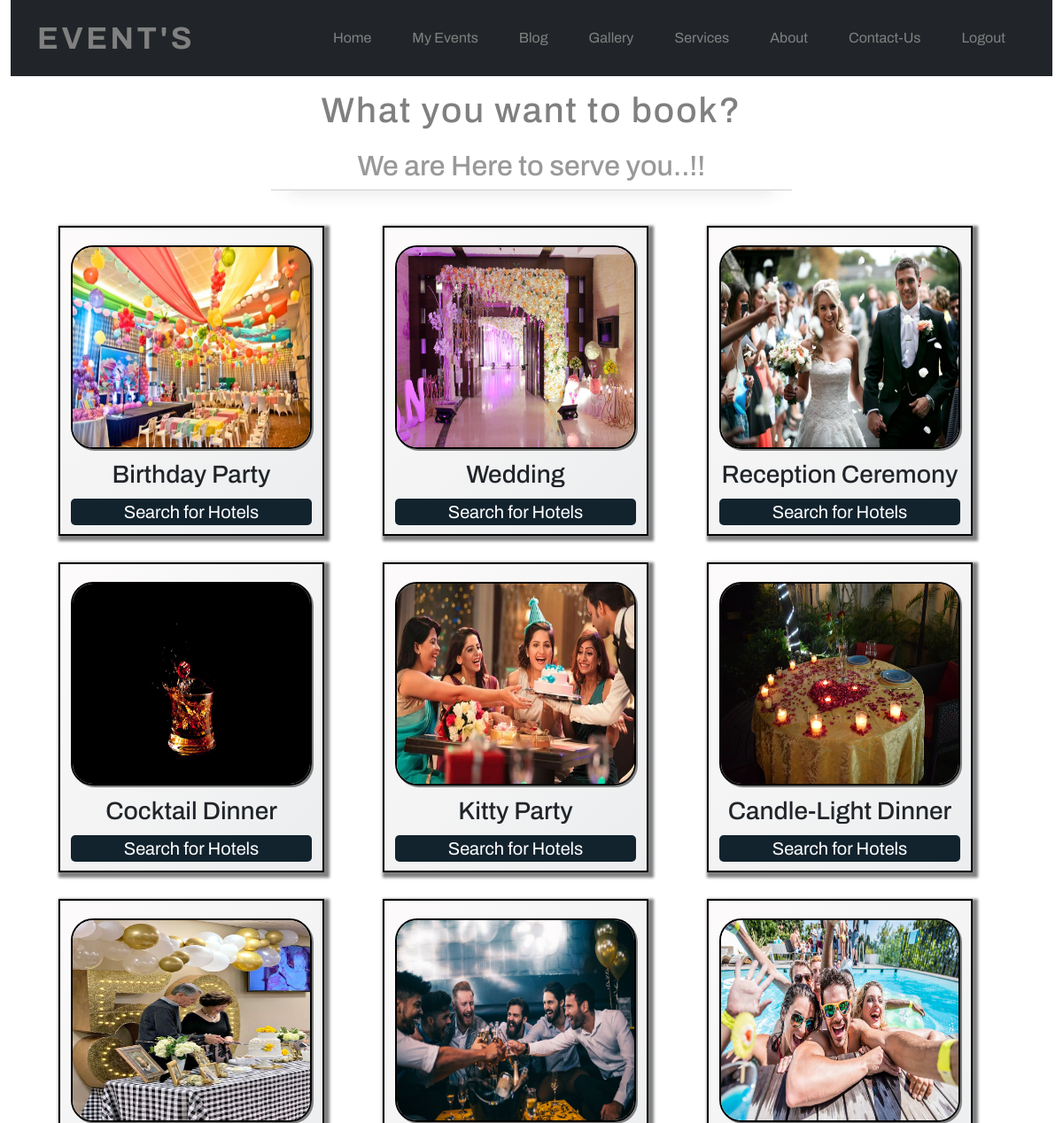
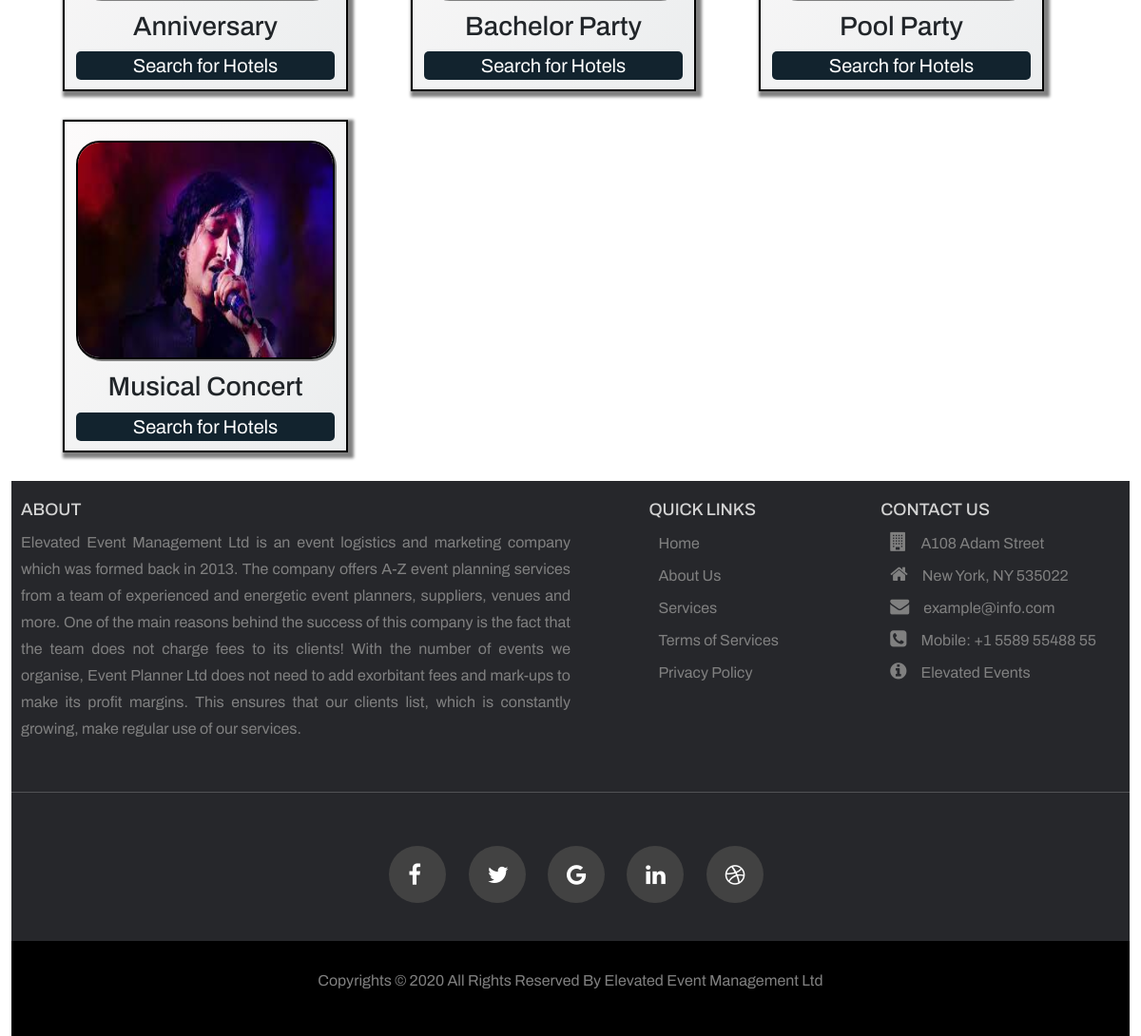
The page /Home/ on the database its author committed (2 pictures, top to bottom).
### app/models.py (models this page shows, shortened)
class Event(models.Model):
    event_id = models.IntegerField(unique=True)
    event_name = models.CharField(max_length=500)
    image = models.ImageField(upload_to='event/static/EventImages/')

### app/views.py (the view)
# urls.py: path('Home/', HomePageView, name="home"),
def HomePageView(request):
    events = Event.objects.all()
    context = {'events': events }
    return render(request, 'home.html',context=context)

### app/templates/home.html (shortened to what this page needs)
<!DOCTYPE html>
<html lang="en">
<head>
    <link rel="stylesheet" href="../static/Style/AfterLogin.css">
    <link rel="stylesheet" href="../static/css/bootstrap.min.css">
    <link rel="stylesheet" href="https://stackpath.bootstrapcdn.com/font-awesome/4.7.0/css/font-awesome.min.css">
    <link rel="stylesheet" href="../static/Style/indexFooter.css">
</head>
<body>
    <div class="container-fluid">
        <nav class="navbar navbar-expand-lg bg-dark nav1">
            <div class="container">
                <a class="navbar-brand title" href="#">Event's</a>
                <div class="collapse navbar-collapse" id="navbarSupportedContent">
                    <ul class="navbar-nav mr-auto w-100 justify-content-end">
                        <li class="nav-item active li-link">
                            <a class="nav-link li-link" href="/Home/">Home</a>
                        </li>
                        <li class="nav-item">
                            <a class="nav-link li-link" href="/MyEvents/">My Events</a>
                        </li>
                        <li class="nav-item">
                            <a class="nav-link li-link" href="/Blog/">Blog</a>
                        </li>
                        <li class="nav-item">
                            <a class="nav-link li-link" href="/Gallery/">Gallery</a>
                        </li>
                        <li class="nav-item">
                            <a class="nav-link li-link" href="/Services/">Services</a>
                        </li>
                        <li class="nav-item">
                            <a class="nav-link li-link" href="/About/">About</a>
                        </li>
                        <li class="nav-item">
                            <a class="nav-link li-link" href="/ContactUs/">Contact-Us</a>
                        </li>
                        <li class="nav-item">
                            <a class="nav-link li-link" href="/Logout/">Logout</a>
                        </li>
                    </ul>
                </div>
            </div>
        </nav>
        <div class="heading-2">
            <h1>What you want to book?</h1>
            <h2>We are Here to serve you..!!</h2>
            <hr id="hr-1">
        </div>
        <div class="row ">
            {% for event in events %}
            <div class="col-lg-3 col-md-5 col-sm-5 col-12 section-1">
                <img src="../static/{{ event.image }}" alt="">
                <h3>{{ event.event_name }}</h3>
                <a href="../venues/{{ event.id }}/" class="link-hotel">Search for Hotels</a>
            </div>
            {% endfor %}
        </div>
        <footer>
            <section class="sec-1">
                <section class="about">
                    <h2>About</h2>
                    <p>Elevated Event Management Ltd is an event logistics and marketing company which was formed
                        back
                        in 2013. The
                        company offers A-Z event planning services from a team of experienced and energetic event
                        planners, suppliers, venues and more. One of the main reasons behind the success of this
                        company
                        is the fact that the team does not charge fees to its clients! With the number of events
                        we organise, Event Planner Ltd does not need to add exorbitant fees and mark-ups to make its
                        profit margins. This ensures that our clients list, which is constantly growing, make
                        regular
                        use of our services.</p>
                </section>
                <section class="link2">
                    <h2 class="quick-1">Quick Links</h2>
                    <ul>
                        <li><a href="/Home/">Home</a></li>
                        <li><a href="/About/">About Us</a></li>
                        <li><a href="/Services/">Services</a></li>
                        <li><a href="/termsofservices/">Terms of Services</a></li>
                        <li><a href="/privacypolicy/">Privacy Policy</a></li>
                    </ul>
                </section>
                <section class="link3">
                    <h2 class="quick-2">Contact Us</h2>
                    <ul>
                        <li><i class="fa fa-building"></i><span>A108 Adam Street</span></li>
                        <li><i class="fa fa-home"></i><span>New York, NY 535022</span></li>
                        <li><i class="fa fa-envelope"></i><span><a
                                    href="mailto:example@info.com">example@info.com</a></span></li>
                        <li><i class="fa fa-phone-square"></i><span><a href="tel:+1 5589 55488 55">Mobile: +1 5589 55488
                                    55</a></span></li>
                        <li><i class="fa fa-info-circle"></i><a href="#">Elevated Events</a></li>
                    </ul>
                </section>
            </section>
            <hr width="100%" noshade>
            <section class="sec-3">
                <ul>
                    <li><a href="#"><i class="fa fa-facebook"></i></a></li>
                    <li><a href="#"><i class="fa fa-twitter"></i></a></li>
                    <li><a href="#"><i class="fa fa-google"></i></a></li>
                    <li><a href="#"><i class="fa fa-linkedin"></i></a></li>
                    <li><a href="#"><i class="fa fa-dribbble"></i></a></li>
                </ul>
            </section>
            <section class="sec-4">
                <p>
                    Copyrights &copy 2020 All Rights Reserved By
                    <a href="#">Elevated Event Management Ltd</a>
                </p>
            </section>
        </footer>
    </div>
</body>
</html>

### app/static/Style/AfterLogin.css (style rules this page uses)
* { padding: 0; margin: 0; box-sizing: border-box; font-family: 'Archivo', sans-serif; }
a.title { font-weight: bold; text-transform: uppercase; color: gray; font-size: 35px; letter-spacing: 3.5px; }
.navbar ul li { margin: 15px; }
.navbar ul li .li-link { position: relative; color: grey; }
.navbar ul li .li-link:before { content: ""; position: absolute; width: 0; height: 2px; bottom: 0; right: 0; background-color: white; visibility: hidden; transition: all 0.3s ease-in-out; }
.heading-2 h1, .heading-2 h2 { color: gray; text-align: center; }
.heading-2 h1 { margin-top: 15px; margin-bottom: 20px; letter-spacing: 2px; }
.row img { width: 100%; height: 230px; border-radius: 25px; border: 2px solid black; box-shadow: 2px 2px gray; margin-top: 20px; }
.row .section-1 { border: 2px solid black; box-shadow: 3px 3px 3px 3px grey; background: linear-gradient(136deg, #fdfbfb, #ebedee); margin-left: 5.5%; margin-top: 30px; }
.row .section-1 h3 { text-align: center; margin-top: 12px; margin-bottom: 10px; }
.row .section-1 a { text-decoration: none; outline: none; width: 100%; background-color: #12232E; color: white; display: block; font-size: 20px; text-align: center; margin-bottom: 10px; border-radius: 5px; }
#hr-1 { border: none; height: 30px; width: 50%; height: 50px; margin-top: 0; border-bottom: 1px solid #1f1209; box-shadow: 0 20px 20px -20px #333; margin: -50px auto 10px; }

### app/static/Style/indexFooter.css (style rules this page uses)
* { margin: 0; padding: 0; box-sizing: border-box; }
footer { margin-top: 30px; width: 100%; background-color: #26272b; }
.sec-1 { display: flex; flex-direction: row; justify-content: space-between; padding: 20px 10px; }
.about { width: 50%; }
.sec-1 h2 { font-size: 18px; color: lightgray; text-transform: uppercase; }
.about p { text-align: justify; color: grey; line-height: 28px; margin-top: 10px; }
.sec-1 ul { list-style: none; }
.sec-1 ul li { padding: 5px; margin-right: 20px; }
.sec-1 a { text-decoration: none; color: grey; }
.sec-1 span { color: grey; }
.sec-1 i { color: grey; font-size: 20px; }
.link3 i { margin-right: 15px; }
.quick-1, .quick-2 { margin-left: 27px; }
hr { opacity: .2; color: white; }
.sec-3 { display: flex; justify-content: center; padding: 20px; }
.sec-3 ul { list-style: none; margin: 20px; }
.sec-3 ul li { display: inline-block; width: 60px; height: 60px; border-radius: 50%; background-color: #424242; padding: 20px; margin-right: 20px; }
.sec-3 ul li i { color: white; font-size: 24px; line-height: 20px; text-align: center; }
.sec-4 { display: flex; justify-content: center; background-color: black; padding: 30px; }
.sec-4 p { color: gray; position: relative; }
.sec-4 p a { color: gray; text-decoration: none; }
.sec-4 p::after { content: ''; display: block; width: 0; bottom: -10px; right: 0; height: 2px; position: absolute; background-color: yellow; transition: all .3s; }

### rows shown on the page
Event: image (picture), event_name "Birthday Party"
Event: image (picture), event_name "Wedding"
Event: image (picture), event_name "Reception Ceremony"
Event: image (picture), event_name "Cocktail Dinner"
Event: image (picture), event_name "Kitty Party"
Event: image (picture), event_name "Candle-Light Dinner"
Event: image (picture), event_name "Anniversary"
Event: image (picture), event_name "Bachelor Party"
Event: image (picture), event_name "Pool Party"
Event: image (picture), event_name "Musical Concert"
